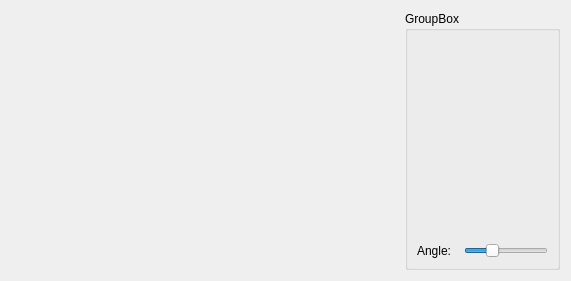
<?xml version="1.0" encoding="UTF-8"?>
<ui version="4.0">
 <class>Form</class>
 <widget class="QWidget" name="Form">
  <property name="geometry">
   <rect>
    <x>0</x>
    <y>0</y>
    <width>571</width>
    <height>281</height>
   </rect>
  </property>
  <property name="windowTitle">
   <string>Form</string>
  </property>
  <layout class="QHBoxLayout" name="horizontalLayout" stretch="1,0">
   <item>
    <widget class="GlobeWidget" name="globe">
     <property name="angle">
      <number>30</number>
     </property>
     <property name="latitude">
      <double>10.000000000000000</double>
     </property>
     <property name="longitude">
      <double>39.000000000000000</double>
     </property>
     <property name="positionShown">
      <bool>true</bool>
     </property>
    </widget>
   </item>
   <item>
    <widget class="QGroupBox" name="groupBox">
     <property name="title">
      <string>GroupBox</string>
     </property>
     <layout class="QGridLayout" name="gridLayout">
      <item row="1" column="0">
       <widget class="QLabel" name="label">
        <property name="text">
         <string>Angle:  </string>
        </property>
       </widget>
      </item>
      <item row="1" column="1">
       <widget class="QSlider" name="horizontalSlider">
        <property name="value">
         <number>30</number>
        </property>
        <property name="orientation">
         <enum>Qt::Horizontal</enum>
        </property>
       </widget>
      </item>
      <item row="0" column="0" colspan="2">
       <widget class="GeoLocationWidget" name="geoloc">
        <property name="latitude">
         <double>10.000000000000000</double>
        </property>
        <property name="longitude">
         <double>30.000000000000000</double>
        </property>
       </widget>
      </item>
     </layout>
    </widget>
   </item>
  </layout>
 </widget>
 <customwidgets>
  <customwidget>
   <class>GlobeWidget</class>
   <extends>QWidget</extends>
   <header>sample_widgets</header>
   <container>1</container>
  </customwidget>
  <customwidget>
   <class>GeoLocationWidget</class>
   <extends>QWidget</extends>
   <header>sample_widgets</header>
   <container>1</container>
  </customwidget>
 </customwidgets>
 <resources/>
 <connections>
  <connection>
   <sender>geoloc</sender>
   <signal>latitudeChanged(double)</signal>
   <receiver>globe</receiver>
   <slot>setLatitude(double)</slot>
   <hints>
    <hint type="sourcelabel">
     <x>341</x>
     <y>94</y>
    </hint>
    <hint type="destinationlabel">
     <x>198</x>
     <y>109</y>
    </hint>
   </hints>
  </connection>
  <connection>
   <sender>geoloc</sender>
   <signal>longitudeChanged(double)</signal>
   <receiver>globe</receiver>
   <slot>setLongitude(double)</slot>
   <hints>
    <hint type="sourcelabel">
     <x>354</x>
     <y>79</y>
    </hint>
    <hint type="destinationlabel">
     <x>228</x>
     <y>192</y>
    </hint>
   </hints>
  </connection>
  <connection>
   <sender>horizontalSlider</sender>
   <signal>valueChanged(int)</signal>
   <receiver>globe</receiver>
   <slot>setAngle(int)</slot>
   <hints>
    <hint type="sourcelabel">
     <x>431</x>
     <y>177</y>
    </hint>
    <hint type="destinationlabel">
     <x>214</x>
     <y>164</y>
    </hint>
   </hints>
  </connection>
 </connections>
</ui>
